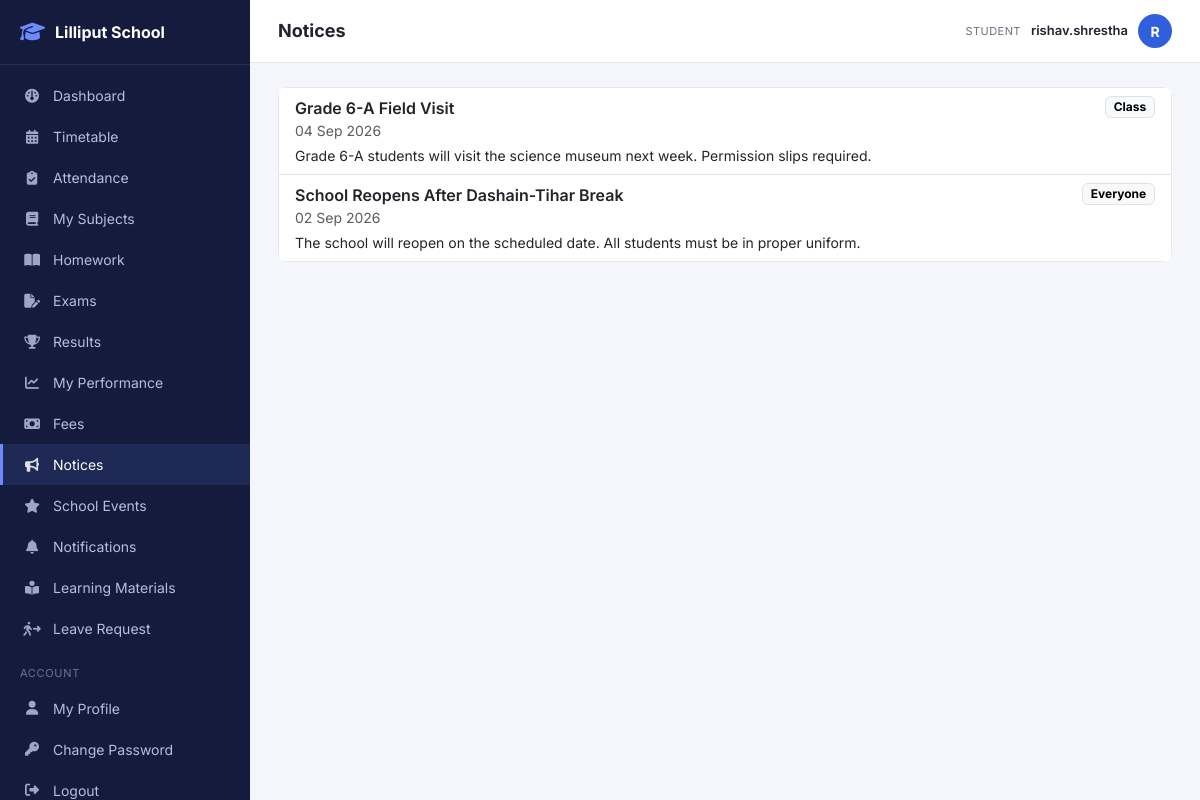
/student/notices.php (signed in), run on the app's committed database.
### tables this page shows
CREATE TABLE notices (
    id INT AUTO_INCREMENT PRIMARY KEY,
    title VARCHAR(150) NOT NULL,
    description TEXT NULL,
    notice_date DATE NOT NULL,
    audience ENUM('everyone','teachers','students','parents','class') NOT NULL DEFAULT 'everyone',
    class_section_id INT NULL,
    attachment VARCHAR(255) NULL,
    created_by INT NOT NULL,
    created_at DATETIME NOT NULL DEFAULT CURRENT_TIMESTAMP,
    FOREIGN KEY (class_section_id) REFERENCES class_sections(id) ON DELETE SET NULL,
    FOREIGN KEY (created_by) REFERENCES users(id)
);

### core/helpers.php (called while the page is built, shortened)
<?php
function e(?string $value): string
{
    return htmlspecialchars((string)($value ?? ''), ENT_QUOTES, 'UTF-8');
}
function format_date(?string $date, string $fmt = 'd M Y'): string
{
    $d = DateTime::createFromFormat('Y-m-d', substr($date, 0, 10));
    return $d ? $d->format($fmt) : $date;
}

### student/notices.php (the view, shortened to what this page needs)
<?php
$student = require_student_profile();
$db = Database::connection();
$csId = $student['enrollment']['class_section_id'] ?? null;
$stmt = $db->prepare("
    SELECT * FROM notices
    WHERE audience IN ('everyone','students') OR (audience = 'class' AND class_section_id = :cs)
    ORDER BY notice_date DESC
");
$stmt->execute(['cs' => $csId ?? 0]);
$notices = $stmt->fetchAll();
include __DIR__ . '/../includes/layout_start.php';
?>
<div class="card">
    <ul class="list-group list-group-flush">
        <?php foreach ($notices as $n): ?>
            <li class="list-group-item">
                <div class="d-flex justify-content-between align-items-start">
                    <div class="fw-semibold"><?= e($n['title']) ?></div>
                    <span class="badge text-bg-light border text-capitalize"><?= e($n['audience']) ?></span>
                </div>
                <div class="small text-muted mb-1"><?= format_date($n['notice_date']) ?></div>
                <p class="mb-0 small"><?= nl2br(e($n['description'] ?? '')) ?></p>
            </li>
        <?php endforeach; ?>
    </ul>
</div>
<?php include __DIR__ . '/../includes/layout_end.php'; ?>

### assets/css/style.css (style rules this page uses)
:root { --sidebar-width: 250px; --brand-color: #2f5fdc; --brand-color-dark: #1e3fa0; --bg-soft: #f4f6fb; --text-muted: #6b7280; --border-color: #e5e7eb; --radius: 10px; }
* { box-sizing: border-box; }
body { font-family: 'Inter', -apple-system, BlinkMacSystemFont, sans-serif; background: var(--bg-soft); color: #1f2430; margin: 0; }
.card { border: 1px solid var(--border-color); border-radius: var(--radius); }

### data on the page
notices: title "Grade 6-A Field Visit", audience "Class", notice_date "04 Sep 2026", description "Grade 6-A students will visit the science museum next week. Permission slips required."
notices: title "School Reopens After Dashain-Tihar Break", audience "Everyone", notice_date "02 Sep 2026", description "The school will reopen on the scheduled date. All students must be in proper uniform."

### other printed values
$label "Dashboard Timetable Attendance My Subjects Homework Exams Results My Performance Fees Notices School Events Notifications Learning Materials Leave Request My Profile Change Password"
$pageTitle "Notices"
role_label(Auth::role()) "STUDENT"
Auth::username() "rishav.shrestha"
substr(Auth::username(), 0, 1) "R"
